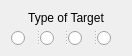
   <widget class="QWidget" name="layoutWidget">
    <property name="geometry">
     <rect>
      <x>10</x>
      <y>30</y>
      <width>132</width>
      <height>50</height>
     </rect>
    </property>
    <layout class="QGridLayout" name="gridLayout">
     <item row="0" column="0">
      <widget class="QLabel" name="Types_lb">
       <property name="styleSheet">
        <string notr="true">color:black;</string>
       </property>
       <property name="text">
        <string>Type of Target</string>
       </property>
       <property name="alignment">
        <set>Qt::AlignCenter</set>
       </property>
      </widget>
     </item>
     <item row="1" column="0">
      <widget class="QSplitter" name="splitter">
       <property name="orientation">
        <enum>Qt::Horizontal</enum>
       </property>
       <widget class="QRadioButton" name="type1">
        <property name="styleSheet">
         <string notr="true">QRadioButton{
spacing:5px;
}
QRadioButton#type1::indicator{

image:url(:/new/prefix1/menu/тип1.png);
}
QRadioButton#type1::indicator:checked{
border: 2px solid red;
}</string>
        </property>
        <property name="text">
         <string/>
        </property>
       </widget>
       <widget class="QRadioButton" name="type2">
        <property name="styleSheet">
         <string notr="true">QRadioButton{
spacing:5px;
}
QRadioButton#type2::indicator{

image:url(:/new/prefix1/menu/Слой 2.png);
}
QRadioButton#type2::indicator:checked{
border: 2px solid red;
}</string>
        </property>
        <property name="text">
         <string/>
        </property>
       </widget>
       <widget class="QRadioButton" name="type3">
        <property name="styleSheet">
         <string notr="true">QRadioButton{
spacing:5px;
}
QRadioButton#type3::indicator{

image:url(:/new/prefix1/menu/Слой 3.png);
}
QRadioButton#type3::indicator:checked{
border: 2px solid red;
}</string>
        </property>
        <property name="text">
         <string/>
        </property>
       </widget>
       <widget class="QRadioButton" name="type4">
        <property name="styleSheet">
         <string notr="true">QRadioButton{
spacing:5px;
}
QRadioButton#type4::indicator{

image:url(:/new/prefix1/menu/Слой 4.png);
}
QRadioButton#type4::indicator:checked{
border: 2px solid red;
}</string>
        </property>
        <property name="text">
         <string/>
        </property>
       </widget>
      </widget>
     </item>
    </layout>
   </widget>
